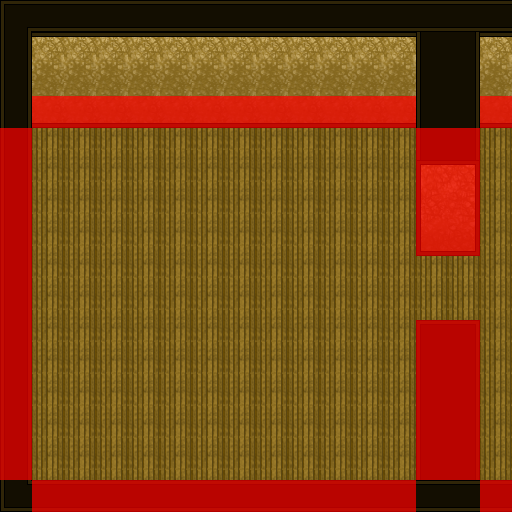

Below is a game level as drawn by its tile map, then a one-line description and the .tmx file that defines it, in full:
An orthogonal 16x16 tile map with 32x32 px tiles, 4 tile layers (terrain, scenery, overlay, collision) and 3 objects (slime, spark, spawnLocation).

<map version="1.10" tiledversion="1.10.2" orientation="orthogonal" renderorder="right-down" width="16" height="16" tilewidth="32" tileheight="32" infinite="0" nextlayerid="15" nextobjectid="15">
 <editorsettings>
  <export target="0_0.tmj" format="json" />
 </editorsettings>
 <tileset firstgid="1" source="FullTileSet1.tsx" />
 <layer id="1" name="terrain" width="16" height="16">
  <data encoding="csv">
4,25,25,25,25,25,25,25,25,25,25,25,25,25,25,25,
16,8,8,8,8,8,8,8,8,8,8,8,8,11,13,8,
16,18,18,18,18,18,18,18,18,18,18,18,18,11,13,18,
16,28,28,28,28,28,28,28,28,28,28,28,28,11,13,28,
16,24,24,24,24,24,24,24,24,24,24,24,24,11,13,24,
16,24,24,24,24,24,24,24,24,24,24,24,24,7,9,24,
16,24,24,24,24,24,24,24,24,24,24,24,24,17,19,24,
16,24,24,24,24,24,24,24,24,24,24,24,24,27,29,24,
16,24,24,24,24,24,24,24,24,24,24,24,24,24,24,24,
16,24,24,24,24,24,24,24,24,24,24,24,24,24,24,24,
16,24,24,24,24,24,24,24,24,24,24,24,24,1,3,24,
16,24,24,24,24,24,24,24,24,24,24,24,24,11,13,24,
16,24,24,24,24,24,24,24,24,24,24,24,24,11,13,24,
16,24,24,24,24,24,24,24,24,24,24,24,24,11,13,24,
16,24,24,24,24,24,24,24,24,24,24,24,24,11,13,24,
14,25,25,25,25,25,25,25,25,25,25,25,25,25,25,25
</data>
 </layer>
 <layer id="2" name="scenery" width="16" height="16">
  <data encoding="csv">
0,0,0,0,0,0,0,0,0,0,0,0,0,0,0,0,
0,0,0,0,0,0,0,0,0,0,0,0,0,0,0,0,
0,0,0,0,0,0,0,0,0,0,0,0,0,0,0,0,
0,0,0,0,0,0,0,0,0,0,0,0,0,0,0,0,
0,0,0,0,0,0,0,0,0,0,0,0,0,0,0,0,
0,0,0,0,0,0,0,0,0,0,0,0,0,0,0,0,
0,0,0,0,0,0,0,0,0,0,0,0,0,0,0,0,
0,0,0,0,0,0,0,0,0,0,0,0,0,0,0,0,
0,0,0,0,0,0,0,0,0,0,0,0,0,0,0,0,
0,0,0,0,0,0,0,0,0,0,0,0,0,0,0,0,
0,0,0,0,0,0,0,0,0,0,0,0,0,0,0,0,
0,0,0,0,0,0,0,0,0,0,0,0,0,0,0,0,
0,0,0,0,0,0,0,0,0,0,0,0,0,0,0,0,
0,0,0,0,0,0,0,0,0,0,0,0,0,0,0,0,
0,0,0,0,0,0,0,0,0,0,0,0,0,0,0,0,
0,0,0,0,0,0,0,0,0,0,0,0,0,0,0,0
</data>
 </layer>
 <objectgroup id="8" name="entities">
  <object id="10" name="slime" type="slime" x="128" y="160" width="32" height="32" />
  <object id="14" name="spark" x="256" y="352" width="32" height="32">
   <properties>
    <property name="attack" value="2" />
    <property name="defense" value="0" />
    <property name="health" value="10" />
    <property name="speed" value="1" />
   </properties>
  </object>
 </objectgroup>
 <objectgroup id="4" name="foreground">
  <object id="11" name="spawnLocation" x="256" y="256" width="32" height="32">
   <properties>
    <property name="spawnLocation" value="brewhouse2" />
   </properties>
  </object>
 </objectgroup>
 <layer id="5" name="overlay" width="16" height="16">
  <data encoding="csv">
0,0,0,0,0,0,0,0,0,0,0,0,0,0,0,0,
0,0,0,0,0,0,0,0,0,0,0,0,0,0,0,0,
0,0,0,0,0,0,0,0,0,0,0,0,0,0,0,0,
0,0,0,0,0,0,0,0,0,0,0,0,0,0,0,0,
0,0,0,0,0,0,0,0,0,0,0,0,0,0,0,0,
0,0,0,0,0,0,0,0,0,0,0,0,0,0,0,0,
0,0,0,0,0,0,0,0,0,0,0,0,0,0,0,0,
0,0,0,0,0,0,0,0,0,0,0,0,0,0,0,0,
0,0,0,0,0,0,0,0,0,0,0,0,0,0,0,0,
0,0,0,0,0,0,0,0,0,0,0,0,0,0,0,0,
0,0,0,0,0,0,0,0,0,0,0,0,0,0,0,0,
0,0,0,0,0,0,0,0,0,0,0,0,0,0,0,0,
0,0,0,0,0,0,0,0,0,0,0,0,0,0,0,0,
0,0,0,0,0,0,0,0,0,0,0,0,0,0,0,0,
0,0,0,0,0,0,0,0,0,0,0,0,0,0,0,0,
0,0,0,0,0,0,0,0,0,0,0,0,0,0,0,0
</data>
 </layer>
 <layer id="14" name="collision" width="16" height="16">
  <data encoding="csv">
0,0,0,0,0,0,0,0,0,0,0,0,0,0,0,0,
0,0,0,0,0,0,0,0,0,0,0,0,0,0,0,0,
0,0,0,0,0,0,0,0,0,0,0,0,0,0,0,0,
0,31,31,31,31,31,31,31,31,31,31,31,31,0,0,31,
31,0,0,0,0,0,0,0,0,0,0,0,0,31,31,0,
31,0,0,0,0,0,0,0,0,0,0,0,0,31,31,0,
31,0,0,0,0,0,0,0,0,0,0,0,0,31,31,0,
31,0,0,0,0,0,0,0,0,0,0,0,0,31,31,0,
31,0,0,0,0,0,0,0,0,0,0,0,0,0,0,0,
31,0,0,0,0,0,0,0,0,0,0,0,0,0,0,0,
31,0,0,0,0,0,0,0,0,0,0,0,0,31,31,0,
31,0,0,0,0,0,0,0,0,0,0,0,0,31,31,0,
31,0,0,0,0,0,0,0,0,0,0,0,0,31,31,0,
31,0,0,0,0,0,0,0,0,0,0,0,0,31,31,0,
31,0,0,0,0,0,0,0,0,0,0,0,0,31,31,0,
0,31,31,31,31,31,31,31,31,31,31,31,31,0,0,31
</data>
 </layer>
 <objectgroup id="6" name="scripts" />
</map>
